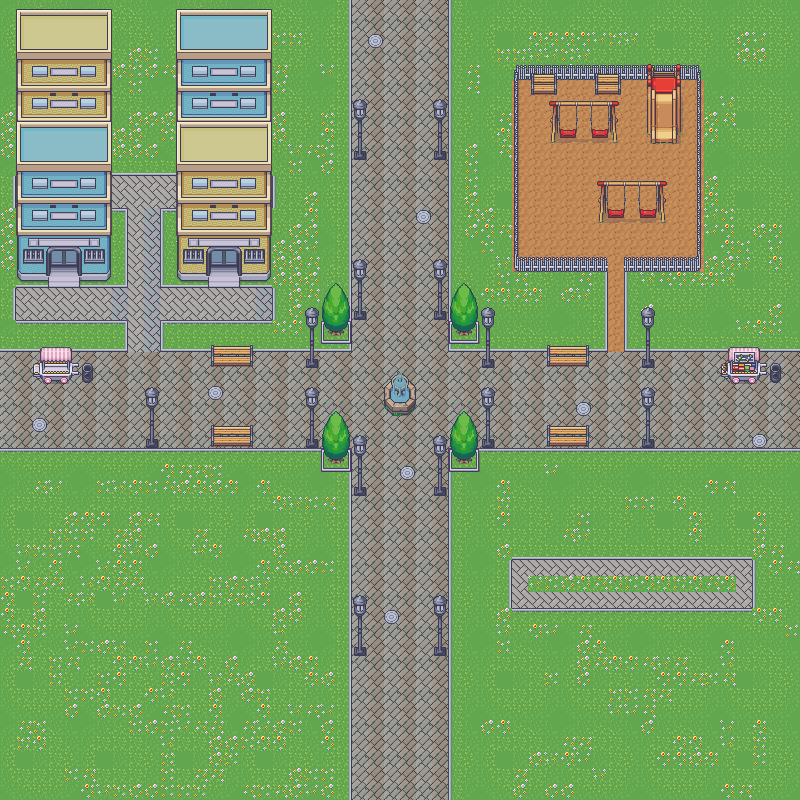

A level layout from a 2D game, rendered from its tile map. Below: a short description, then the map file with tile-grid data replaced by summaries:
An orthogonal 50x50 tile map with 16x16 px tiles, 15 tile layers (Herbes, Fleures, Pavés, Bordures, ...) and 48 objects (44x collisions, Amelia_path1, Amelia_path2, Amelia_path3, Amelia_path4).

<map version="1.8" tiledversion="1.8.0" orientation="orthogonal" renderorder="right-down" width="50" height="50" tilewidth="16" tileheight="16" infinite="0" nextlayerid="19" nextobjectid="57">
 <tileset firstgid="1" source="Tilesets/Modern_Exteriors.tsx" />
 <layer id="1" name="Herbes" width="50" height="50">
  <data>[2500 cells, 2500 non-empty, 25 distinct tile ids]</data>
 </layer>
 <layer id="9" name="Fleures" width="50" height="50">
  <data>[2500 cells, 605 non-empty, 5 distinct tile ids]</data>
 </layer>
 <layer id="2" name="Pavés" width="50" height="50">
  <data>[2500 cells, 674 non-empty, 8 distinct tile ids]</data>
 </layer>
 <layer id="3" name="Bordures" width="50" height="50">
  <data>[2500 cells, 286 non-empty, 8 distinct tile ids]</data>
 </layer>
 <layer id="4" name="Arbres" width="50" height="50">
  <data>[2500 cells, 40 non-empty, 10 distinct tile ids]</data>
 </layer>
 <layer id="13" name="Bouche d'égoyes etc." width="50" height="50">
  <data>[2500 cells, 9 non-empty, 2 distinct tile ids]</data>
 </layer>
 <layer id="12" name="Sols sable" width="50" height="50">
  <data>[2500 cells, 149 non-empty, 1 distinct tile ids]</data>
 </layer>
 <objectgroup id="17" name="Objects">
  <object id="2" type="collisions" x="352.098" y="144.053" width="15.9394" height="26" />
  <object id="3" type="collisions" x="432.093" y="144.466" width="15.9394" height="26" />
  <object id="4" type="collisions" x="432.212" y="303.47" width="15.9394" height="26" />
  <object id="5" type="collisions" x="352.03" y="303.841" width="15.9394" height="26" />
  <object id="6" type="collisions" x="480.364" y="352.008" width="15.9394" height="26" />
  <object id="7" type="collisions" x="480.28" y="432.216" width="15.9394" height="26" />
  <object id="8" type="collisions" x="304.28" y="432.216" width="15.9394" height="26" />
  <object id="9" type="collisions" x="303.78" y="352.216" width="15.9394" height="26" />
  <object id="10" type="collisions" x="143.727" y="432.277" width="15.9394" height="26" />
  <object id="11" type="collisions" x="351.667" y="480.17" width="15.9394" height="26" />
  <object id="12" type="collisions" x="432.212" y="480.034" width="15.9394" height="26" />
  <object id="13" type="collisions" x="432.03" y="640.216" width="15.9394" height="26" />
  <object id="14" type="collisions" x="352.03" y="640.034" width="15.9394" height="26" />
  <object id="15" type="collisions" x="640.53" y="432.466" width="15.9394" height="26" />
  <object id="16" type="collisions" x="640.53" y="351.966" width="15.9394" height="26" />
  <object id="17" type="collisions" x="720.364" y="367.549" width="63.6061" height="26" />
  <object id="18" type="collisions" x="32.197" y="367.716" width="63.6061" height="26" />
  <object id="19" type="collisions" x="207.947" y="351.966" width="48.3561" height="24" />
  <object id="20" type="collisions" x="208.072" y="432.216" width="48.3561" height="24" />
  <object id="21" type="collisions" x="544.072" y="431.966" width="48.3561" height="24" />
  <object id="22" type="collisions" x="544.072" y="351.716" width="48.3561" height="24" />
  <object id="23" type="collisions" x="528.072" y="80.4659" width="31.8561" height="24" />
  <object id="25" type="collisions" x="514.572" y="64.4659" width="182.038" height="27.5682" />
  <object id="26" type="collisions" x="544.322" y="128.466" width="79.6061" height="25.0682" />
  <object id="27" type="collisions" x="513.072" y="65.2159" width="6.3561" height="206.068" />
  <object id="28" type="collisions" x="695.655" y="64.8069" width="6.3561" height="206.977" />
  <object id="29" type="collisions" x="645.288" y="96.2159" width="37.7879" height="58.6137" />
  <object id="30" type="collisions" x="592.981" y="78.5795" width="31.8561" height="24" />
  <object id="31" type="collisions" x="512.193" y="255.398" width="96.038" height="28.5682" />
  <object id="32" type="collisions" x="624.648" y="256.216" width="79.038" height="27.0682" />
  <object id="33" type="collisions" x="384.189" y="383.799" width="31.913" height="45.0682" />
  <object id="34" type="collisions" x="321.043" y="447.716" width="29.663" height="24.0682" />
  <object id="35" type="collisions" x="449.668" y="447.716" width="29.663" height="24.0682" />
  <object id="36" type="collisions" x="448.987" y="319.602" width="29.663" height="24.0682" />
  <object id="37" type="collisions" x="321.169" y="319.602" width="29.663" height="24.0682" />
  <object id="38" type="collisions" x="176.502" y="209.299" width="93.663" height="90.0682" />
  <object id="39" type="collisions" x="16.5018" y="209.966" width="93.663" height="90.5682" />
  <object id="40" type="collisions" x="17.1685" y="96.6326" width="93.663" height="76.0682" />
  <object id="41" type="collisions" x="175.835" y="97.2992" width="93.663" height="76.0682" />
  <object id="52" type="collisions" x="592.197" y="209.216" width="79.6061" height="24.5682" />
  <object id="53" type="collisions" x="0.835167" y="0.7159" width="5.663" height="798.568" />
  <object id="54" type="collisions" x="798.62" y="794.331" width="5.663" height="798.568" rotation="90.0473" />
  <object id="55" type="collisions" x="799.168" y="0.716" width="5.663" height="798.568" rotation="90.0473" />
  <object id="56" type="collisions" x="793.168" y="0.716" width="5.663" height="798.568" />
 </objectgroup>
 <objectgroup id="18" name="NPCPaths">
  <object id="46" name="Amelia_path1" x="480.479" y="596.901" width="30.1546" height="30.1546" />
  <object id="47" name="Amelia_path2" x="480.818" y="506.098" width="29.1265" height="30.8399" />
  <object id="48" name="Amelia_path3" x="751.531" y="506.776" width="30.1546" height="29.4693" />
  <object id="49" name="Amelia_path4" x="752.209" y="598.276" width="29.812" height="29.1265" />
 </objectgroup>
 <layer id="5" name="Fontaines" width="50" height="50">
  <data>[2500 cells, 6 non-empty, 6 distinct tile ids]</data>
 </layer>
 <layer id="15" name="Batiments arrières" width="50" height="50">
  <data>[2500 cells, 132 non-empty, 132 distinct tile ids]</data>
 </layer>
 <layer id="14" name="Batiments avants" width="50" height="50">
  <data>[2500 cells, 132 non-empty, 132 distinct tile ids]</data>
 </layer>
 <layer id="6" name="Lampadaires" width="50" height="50">
  <data>[2500 cells, 60 non-empty, 4 distinct tile ids]</data>
 </layer>
 <layer id="8" name="Marchands" width="50" height="50">
  <data>[2500 cells, 22 non-empty, 20 distinct tile ids]</data>
 </layer>
 <layer id="11" name="Barrières" width="50" height="50">
  <data>[2500 cells, 45 non-empty, 8 distinct tile ids]</data>
 </layer>
 <layer id="7" name="Bancs" width="50" height="50">
  <data>[2500 cells, 32 non-empty, 10 distinct tile ids]</data>
 </layer>
 <layer id="10" name="Jeux" width="50" height="50">
  <data>[2500 cells, 45 non-empty, 30 distinct tile ids]</data>
 </layer>
</map>
